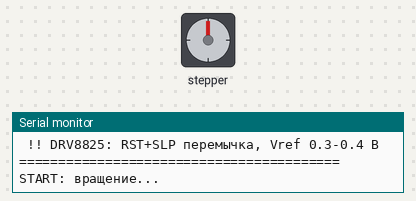
A program run on a simulated Arduino Uno, built with avr-gcc and run on an emulated ATmega328P. On the bench: stepper motor, the last lines printed to the serial monitor. Wiring (inferred from the names in the program): stepper motor driver (200 steps per turn assumed): step A1; direction A2; enable A3.

Above: at 0.65 s.
At 10.5 s:
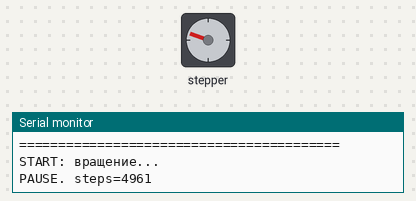
At 21.53 s:
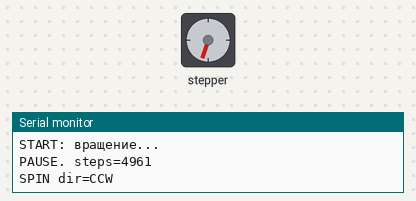
At 30.5 s:
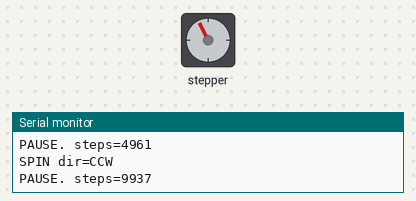
Timing chart, 0 to 32.0 s (numbered marks = the images above):
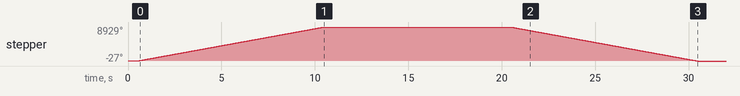

The program:

main.cpp
```cpp
/*
 * AutoRack — НЕПРЕРЫВНОЕ ВРАЩЕНИЕ NEMA 17 / DRV8825 (Arduino Uno)
 * ==================================================================
 * Мотор крутится интервалами: 10 секунд вращение -> 10 секунд пауза,
 * и так по кругу. Направление чередуется каждый цикл (CW/CCW),
 * чтобы вал не "залипал" в одном положении.
 *
 * Настройки — в блоке КОНСТАНТЫ ниже:
 *   SPIN_MS   — длительность вращения (мс)      [по умолчанию 10000 = 10 c]
 *   PAUSE_MS  — длительность паузы (мс)         [по умолчанию 10000 = 10 c]
 *   STEP_DELAY_US — пауза между шагами (мкс)    [меньше = быстрее]
 *   ALTERNATE_DIR — 1 = чередовать направление каждый цикл
 *
 * Если PAUSE_MS = 0 — мотор крутится НЕПРЕРЫВНО без остановок.
 *
 * ------------------------------------------------------------------
 * РАСПИНОВКА (Uno + DRV8825):
 *   STEP -> A1 , DIR -> A2 , EN -> A3 (LOW = вкл)
 *   VDD  -> 5V , GND -> GND Uno + GND БП (общий!)
 *   VMOT -> +12В + конденсатор 100..220 мкФ
 *   !! DRV8825: RST и SLP соединить перемычкой, иначе "спит".
 *   Ток: I = Vref * 2 (Rsense = 0.1). Для теста Vref 0.3..0.4 В.
 *
 * Прошивка:  pio run -e uno_spin -t upload
 * Монитор:   pio device monitor -b 9600 --eol LF
 */

#include <Arduino.h>

// ================== КОНСТАНТЫ (настрой под себя) ==================
static const unsigned long SPIN_MS        = 10000UL;  // вращение 10 c
static const unsigned long PAUSE_MS       = 10000UL;  // пауза   10 c
static const unsigned int  STEP_DELAY_US  = 2000;     // мкс/шаг (меньше = быстрее)
static const bool          ALTERNATE_DIR  = true;     // чередовать направление

// ================== ПИНЫ ==================
#define stepPin  A1
#define dirPin   A2
#define ena      A3      // LOW = вкл у DRV8825

// ================== СОСТОЯНИЕ ==================
enum Phase { SPIN, PAUSE };
Phase         phase      = SPIN;
unsigned long phaseStart = 0;
bool          dirCw      = true;     // текущее направление
unsigned long lastStepUs = 0;
unsigned long stepCount  = 0;        // общий счётчик шагов (для лога)

// ================== ШАГ ==================
void stepOnce() {
  digitalWrite(dirPin, dirCw ? HIGH : LOW);
  digitalWrite(stepPin, HIGH);
  delayMicroseconds(3);              // DRV8825: STEP >= 1.9 мкс
  digitalWrite(stepPin, LOW);
}

// ================== SETUP ==================
void setup() {
  Serial.begin(9600);

  pinMode(stepPin, OUTPUT);
  pinMode(dirPin,  OUTPUT);
  pinMode(ena,     OUTPUT);

  digitalWrite(ena, LOW);            // вкл драйвер
  digitalWrite(stepPin, LOW);
  digitalWrite(dirPin, HIGH);

  delay(200);

  Serial.println();
  Serial.println(F("========================================="));
  Serial.println(F(" AutoRack — НЕПРЕРЫВНОЕ вращение NEMA"));
  Serial.println(F("-----------------------------------------"));
  Serial.print(F(" SPIN  = ")); Serial.print(SPIN_MS);  Serial.println(F(" ms"));
  Serial.print(F(" PAUSE = ")); Serial.print(PAUSE_MS); Serial.println(F(" ms"));
  Serial.print(F(" STEP_DELAY_US = ")); Serial.println(STEP_DELAY_US);
  Serial.print(F(" ALTERNATE_DIR = ")); Serial.println(ALTERNATE_DIR ? 1 : 0);
  Serial.println(F(" !! DRV8825: RST+SLP перемычка, Vref 0.3-0.4 В"));
  Serial.println(F("========================================="));

  phase      = SPIN;
  phaseStart = millis();
  dirCw      = true;
  Serial.println(F("START: вращение..."));
}

// ================== LOOP ==================
void loop() {
  unsigned long nowMs = millis();
  unsigned long nowUs = micros();

  if (phase == SPIN) {
    // крутим, пока не вышло SPIN_MS
    if (nowMs - phaseStart >= SPIN_MS) {
      // конец вращения -> пауза (если PAUSE_MS > 0) или сразу новый цикл
      phase = PAUSE;
      phaseStart = nowMs;
      if (ALTERNATE_DIR) dirCw = !dirCw;   // смена направления
      Serial.print(F("PAUSE. steps="));
      Serial.println(stepCount);
      if (PAUSE_MS == 0) {
        phase = SPIN;                       // непрерывный режим
        phaseStart = nowMs;
        Serial.println(F("SPIN (continuous)..."));
      }
      return;
    }

    // неблокирующий шаг по таймеру
    if (nowUs - lastStepUs >= (unsigned long)STEP_DELAY_US) {
      lastStepUs = nowUs;
      stepOnce();
      stepCount++;
    }

  } else { // PAUSE
    if (nowMs - phaseStart >= PAUSE_MS) {
      phase = SPIN;
      phaseStart = nowMs;
      Serial.print(F("SPIN dir="));
      Serial.println(dirCw ? F("CW") : F("CCW"));
    }
    // на паузе обмотки под током (удержание). Чтобы обесточить — digitalWrite(ena, HIGH);
  }
}
```

Measured:
- by itself, stepper: turns 8929° clockwise in 10.0 s, then 8956° counter-clockwise in 10.0 s
